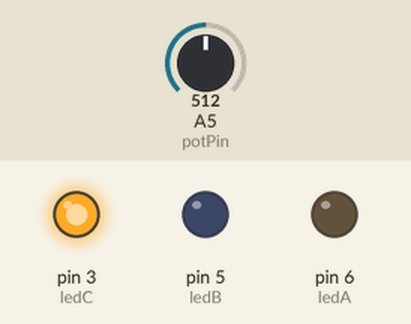
Simulated run of this sketch. Board: Arduino Uno, built with avr-gcc and run on an emulated ATmega328P. Shown: output pins drawn as LEDs (lit = HIGH). The inputs (shaded band) are chosen by the test bench; at power-on: A5 (potPin) = 512.

Above: at 1.2 s.
1.3 s: A5 (potPin) set to 573
2.8 s: A5 (potPin) set to 596
At 4.0 s:
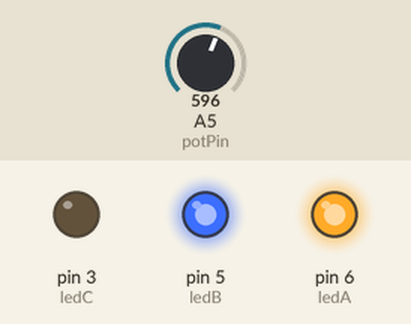
4.3 s: A5 (potPin) set to 306
At 5.5 s:
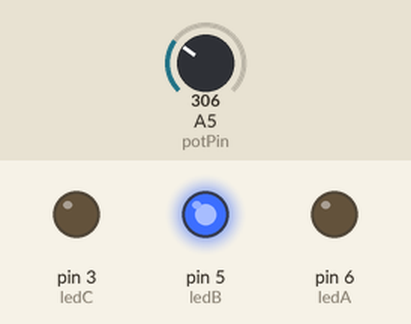
5.8 s: A5 (potPin) set to 279
At 6.9 s:
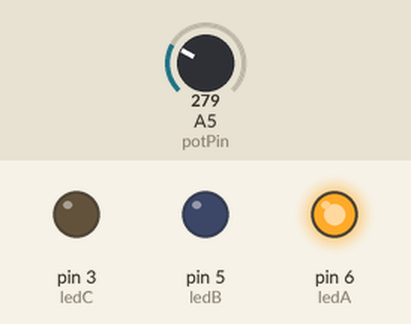
7.3 s: A5 (potPin) set to 157
8.8 s: A5 (potPin) set to 138
At 9.6 s:
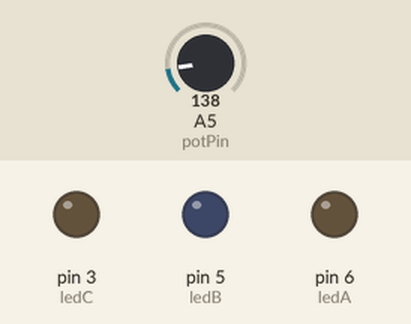
Timing chart, 0 to 11.3 s (numbered marks = the images above; inputs shaded):
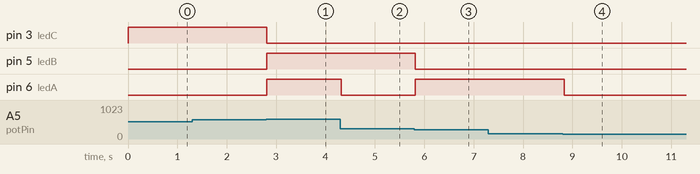

The sketch:

1_71.ino
```cpp
// Pines de los LEDs
const int ledA = 6;
const int ledB = 5;
const int ledC = 3;

// Pin del potenciómetro
const int potPin = A5;

void setup() {
  pinMode(ledA, OUTPUT);
  pinMode(ledB, OUTPUT);
  pinMode(ledC, OUTPUT);
}

void loop() {
  int valor = analogRead(potPin); // Lee el potenciómetro (0–1023)

  // Mapeamos el valor a una escala de 0 a 7
  int nivel = map(valor, 0, 1023, 0, 7);

  // Apagamos todos los LEDs primero
  digitalWrite(ledA, LOW);
  digitalWrite(ledB, LOW);
  digitalWrite(ledC, LOW);

  // Encendemos según el tramo
  switch (nivel) {
    case 0:
      // Todos apagados
      break;
    case 1:
      digitalWrite(ledA, HIGH);
      break;
    case 2:
      digitalWrite(ledB, HIGH);
      break;
    case 3:
      digitalWrite(ledC, HIGH);
      break;
    case 4:
      digitalWrite(ledA, HIGH);
      digitalWrite(ledB, HIGH);
      break;
    case 5:
      digitalWrite(ledB, HIGH);
      digitalWrite(ledC, HIGH);
      break;
    case 6:
      digitalWrite(ledA, HIGH);
      digitalWrite(ledC, HIGH);
      break;
    case 7:
      digitalWrite(ledA, HIGH);
      digitalWrite(ledB, HIGH);
      digitalWrite(ledC, HIGH);
      break;
  }

  delay(50); // Pequeño retardo para estabilidad
}
```

Measured:
- the behaviour switches between 584 and 585 on A5 (potPin) (found by bisection; images 0 and 1)
- the behaviour switches between 293 and 292 on A5 (potPin) (found by bisection; images 2 and 3)
- the behaviour switches between 147 and 146 on A5 (potPin) (found by bisection; images 3 and 4)
- after the input at 2.8 s, pin 3 (ledC): HIGH → LOW at once; pin 5 (ledB), pin 6 (ledA): LOW → HIGH at once
- after the input at 4.3 s, pin 6 (ledA): HIGH → LOW at once
- after the input at 5.8 s, pin 5 (ledB): HIGH → LOW at once; pin 6 (ledA): LOW → HIGH at once
- after the input at 8.8 s, pin 6 (ledA): HIGH → LOW at once
